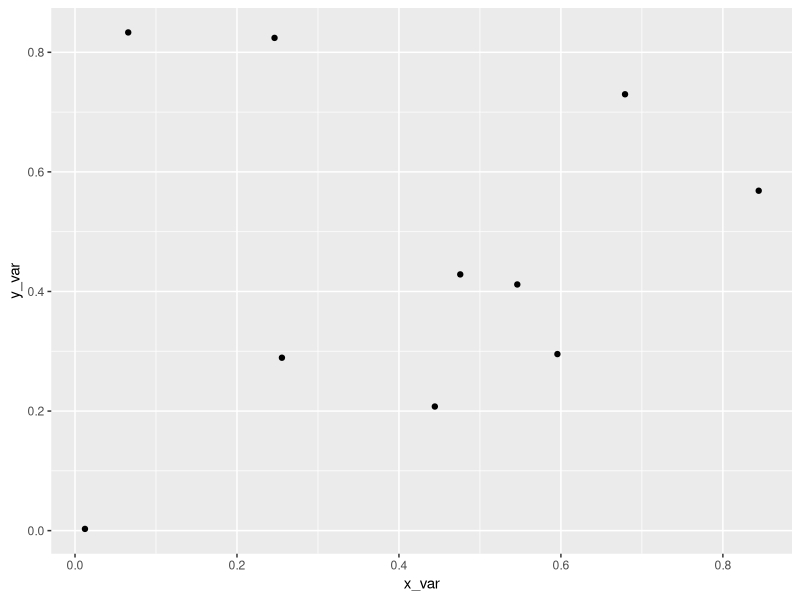

Recreate this plot in R.
# Matrices, Lists, Data frames
# 13 March 2021
# Sandra Nnadi
#-----------------------------------
# Preliminaries 
library(ggplot2)

# matrix is an atomic vector wrapped up in a 2 dimensional structure
m <- matrix(data = 1:12,nrow = 4,ncol = 3)
print(m)

m <- matrix(data = 1:12,nrow = 4)
print(m)

# fill one row at a time in order
m <- matrix(data =1:12,nrow = 4,byrow =TRUE) 
print(m)

# use function dim to see dimensions
dim(m)

# matrix dimensions can be changed (must be correct size)
dim(m) <- c(6,2) # six rows and two columns
print(m)
dim(m) <- c(4,3)

# get row and column numbers separately
nrow(m)
ncol(m)

# note that length of matrix is referring to atomic vector
length(m)

# add names
rownames(m) <- c("a","b","c","d")
print(m)
colnames(m) <-LETTERS[1:ncol(m)]
print(m)
rownames(m) <-letters[nrow(m):1]
print(m)

# specify single element
# print row 3, column 3
print(m[2,3])

#subset an entire row or column by leaving other dimension blank
# print row 2, showing all columns
print(m[2,])
# print column 3 showing all the rows
print(m[,3])

# print everything
print(m)
print(m[,])
print(m[])

rownames(m) <- paste("Species", LETTERS[1:nrow(m)],sep = "")
colnames(m) <- paste("Site",1:ncol(m),sep = "")
print(m)

dimnames(m) <- list(paste("Species", LETTERS[1:nrow(m)],sep = ""),paste("Site",1:ncol(m),sep = ""))
print(m)

# transpose a matrix with t() where the rows become the column and the column becomes the rows
m_transpose <- t(m)
print(m_transpose)

# add a row to a matrix with rbind()
m_transpose <- rbind(m_transpose,c(10,20,30,40))
print(m_transpose)

# fix label
rownames(m_transpose)
rownames(m_transpose)[4] <- "myfix"
print(m_transpose)

# access individual rows and columns by names
m_transpose["myfix","SpeciesA"]
# add columns to matrix with cbind
SpeciesE <- c(13,2,0,1)
m_transpose <- cbind(m_transpose,SpeciesE)
print(m_transpose)

# easy to convert back to an atomic vector
my_vec <- as.vector(m_transpose)
print(my_vec)


# lists are like an atomic vector
# the key difference is that it can hold objects of different types

my_list <- list(1:10, matrix(1:8,nrow =4,byrow =TRUE),letters[1:3],pi)
str(my_list)
print(my_list)

# using single brackets does not give the contents, it just gives the list items
my_list[4]
# if a list has 10 elements it is like a train with ten cars
# contents of the 5th car must be shown by a double bracket [[5]]
# [c[4,5,6]] creates a little train with cars 4, 5 and 6

# use double brackets then carry out the operations
my_list[[4]]-3

# once double bracket is called, individual elements can be assessed in the usual way
my_list[[2]]
my_list[[2]][4,1]

# name list items when they are created

my_list2 <- list(tester=FALSE,little_m=matrix(1:9,nrow=3))

# once we have a list that has names the named elements can be accessed with the dollar sign prefix
my_list2$little_m[2,3]
my_list2$little_m
my_list2$little_m[2,]
my_list2$little_m[2]

# the unlist function puts everything into a single atomic vector
unrolled <- unlist(my_list2)
print(unrolled)
# the common use of the list is in running a linear model or statistical model because the summary of the model is in the form of a list
# output from  a linear model is a list with info we need
y_var <- runif(10)
x_var <- runif(10)
my_model <- lm(y_var~x_var) # lm is linear model, y variable is a linear function indicated by the tilde of the x variable
qplot(x=x_var,y=y_var)

# look at output from model
print(my_model)
summary(my_model)
str(summary(my_model))

# pull out what we need
summary(my_model)$coefficients
# we get a table which is a matrix of values in it
str(summary(my_model)$coefficients)
stats <- summary(my_model)$coefficients
stats["x_var","Pr(>|t|)"]
stats[2,4]

# lets get our number using unlist
u <- unlist(summary(my_model))
my_pval <- u$coefficients8

# Data frame is a specialized kind of list. 
# it is a list of equal- lengthed atomic vectors
# in a matrix all of the elements are of the same data type

var_a <- 1:12 # an integer
var_b <- rep(c("Con","LowN","HighN"),each=4) # a character string
var_c <- runif(12) # a double
d_frame <- data.frame(var_a,var_b,var_c)
str(d_frame)
print(d_frame)

# add another row with rbind 
# make sure it is added as a list with each named item corresponding to a column
new_data <- list(var_a=13,var_b="HighN",var_c=0.6687)
d_frame <- rbind(d_frame,new_data)
str(d_frame)
tail(d_frame)

# adding a column is simpler
var_d <- runif(13)
d_frame <- cbind(d_frame,var_d)
str(d_frame)

# more concise and elegant addition of a column
d_frame$var_e <- 13:1
str(d_frame)
head(d_frame)

d_frame$var_f <- c(rnorm(12),NA)
tail(d_frame)
